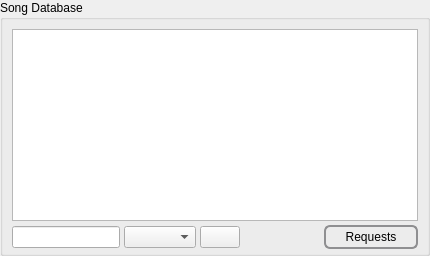
             <widget class="QFrame" name="frameDb">
              <property name="sizePolicy">
               <sizepolicy hsizetype="Preferred" vsizetype="Preferred">
                <horstretch>0</horstretch>
                <verstretch>0</verstretch>
               </sizepolicy>
              </property>
              <property name="frameShape">
               <enum>QFrame::NoFrame</enum>
              </property>
              <property name="frameShadow">
               <enum>QFrame::Plain</enum>
              </property>
              <layout class="QHBoxLayout" name="horizontalLayout_8">
               <property name="leftMargin">
                <number>0</number>
               </property>
               <property name="topMargin">
                <number>0</number>
               </property>
               <property name="rightMargin">
                <number>0</number>
               </property>
               <property name="bottomMargin">
                <number>0</number>
               </property>
               <item>
                <widget class="QGroupBox" name="dbgroupBox_2">
                 <property name="sizePolicy">
                  <sizepolicy hsizetype="Expanding" vsizetype="Preferred">
                   <horstretch>0</horstretch>
                   <verstretch>0</verstretch>
                  </sizepolicy>
                 </property>
                 <property name="title">
                  <string>Song Database</string>
                 </property>
                 <layout class="QVBoxLayout" name="verticalLayout_12">
                  <property name="spacing">
                   <number>4</number>
                  </property>
                  <property name="bottomMargin">
                   <number>4</number>
                  </property>
                  <item>
                   <widget class="QTableView" name="tableViewDB">
                    <property name="sizePolicy">
                     <sizepolicy hsizetype="Expanding" vsizetype="MinimumExpanding">
                      <horstretch>0</horstretch>
                      <verstretch>0</verstretch>
                     </sizepolicy>
                    </property>
                    <property name="contextMenuPolicy">
                     <enum>Qt::CustomContextMenu</enum>
                    </property>
                    <property name="editTriggers">
                     <set>QAbstractItemView::NoEditTriggers</set>
                    </property>
                    <property name="dragDropMode">
                     <enum>QAbstractItemView::DragOnly</enum>
                    </property>
                    <property name="alternatingRowColors">
                     <bool>true</bool>
                    </property>
                    <property name="selectionMode">
                     <enum>QAbstractItemView::SingleSelection</enum>
                    </property>
                    <property name="selectionBehavior">
                     <enum>QAbstractItemView::SelectRows</enum>
                    </property>
                    <property name="sortingEnabled">
                     <bool>true</bool>
                    </property>
                    <attribute name="horizontalHeaderCascadingSectionResizes">
                     <bool>true</bool>
                    </attribute>
                    <attribute name="horizontalHeaderShowSortIndicator" stdset="0">
                     <bool>true</bool>
                    </attribute>
                    <attribute name="verticalHeaderVisible">
                     <bool>false</bool>
                    </attribute>
                   </widget>
                  </item>
                  <item>
                   <layout class="QHBoxLayout" name="horizontalLayout_9">
                    <property name="spacing">
                     <number>4</number>
                    </property>
                    <item>
                     <widget class="CustomLineEdit" name="lineEdit" />
                    </item>
                    <item>
                     <widget class="QComboBox" name="comboBoxSearchType" />
                    </item>
                    <item>
                     <widget class="QPushButton" name="pushButton">
                      <property name="focusPolicy">
                       <enum>Qt::NoFocus</enum>
                      </property>
                      <property name="text">
                       <string />
                      </property>
                      <property name="icon">
                       <iconset theme="edit-find">
                        <normaloff>.</normaloff>.</iconset>
                      </property>
                      <property name="iconSize">
                       <size>
                        <width>32</width>
                        <height>32</height>
                       </size>
                      </property>
                      <property name="flat">
                       <bool>false</bool>
                      </property>
                     </widget>
                    </item>
                    <item>
                     <spacer name="horizontalSpacerRequests">
                      <property name="orientation">
                       <enum>Qt::Horizontal</enum>
                      </property>
                      <property name="sizeType">
                       <enum>QSizePolicy::Minimum</enum>
                      </property>
                      <property name="sizeHint" stdset="0">
                       <size>
                        <width>80</width>
                        <height>20</height>
                       </size>
                      </property>
                     </spacer>
                    </item>
                    <item>
                     <widget class="QPushButton" name="pushButtonIncomingRequests">
                      <property name="styleSheet">
                       <string notr="true">QPushButton {
    border: 2px solid #8f8f91;
    border-radius: 6px;
    background-color: qlineargradient(x1: 0, y1: 0, x2: 0, y2: 1,
                                      stop: 0 #f6f7fa, stop: 1 #dadbde);
    min-width: 80px;
    padding-left: 5px;
    padding-right: 5px;
    padding-top: 3px;
    padding-bottom: 3px;
}

QPushButton:pressed {
    background-color: qlineargradient(x1: 0, y1: 0, x2: 0, y2: 1,
                                      stop: 0 #dadbde, stop: 1 #f6f7fa);
}

QPushButton:flat {
    border: none; /* no border for a flat push button */
}

QPushButton:default {
    border-color: navy; /* make the default button prominent */
}</string>
                      </property>
                      <property name="text">
                       <string>Requests</string>
                      </property>
                     </widget>
                    </item>
                   </layout>
                  </item>
                 </layout>
                </widget>
               </item>
              </layout>
             </widget>
